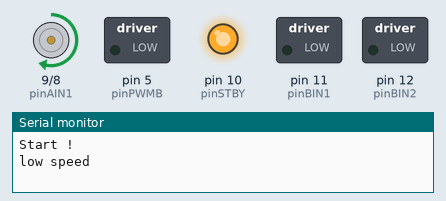
Recording of a sketch running on a simulated Arduino Uno, built with avr-gcc and run on an emulated ATmega328P. Parts: motor-driver pin pairs drawn as motors (green arrow = first pin HIGH = forward, orange = second pin HIGH = backward, longer = more drive, scaled by the enable pin, stopped while the standby pin is LOW), switched loads named in the sketch (green lamp = pin HIGH), output pins drawn as LEDs (lit = HIGH), the last lines printed to the serial monitor.

Above: at 2.5 s.
At 12.5 s:
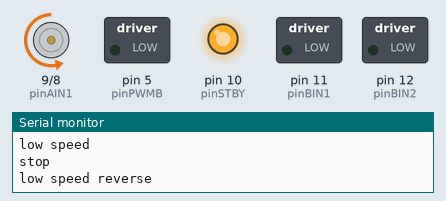
At 27.5 s:
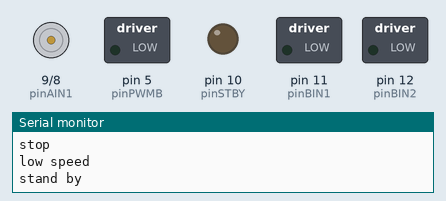
At 47.5 s:
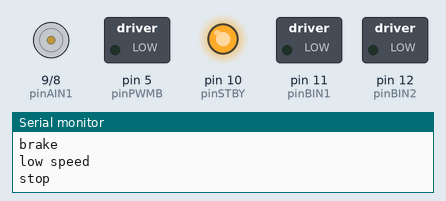
Timing chart, 0 to 52.0 s (numbered marks = the images above):
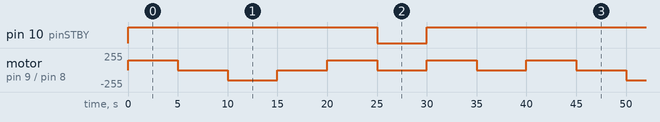

The sketch:

motor_control.ino
```cpp
/*
  Sample Code to run the Sparkfun TB6612FNG 1A Dual Motor Driver using Arduino UNO R3

  This code conducts a few simple manoeuvres to illustrate the functions:
  - motorDrive(motorNumber, motorDirection, motorSpeed)
  - motorBrake(motorNumber)
  - motorStop(motorNumber)
  - motorsStandby

  Connections:
  - Pin 3 ---> PWMA
  - Pin 8 ---> AIN2
  - Pin 9 ---> AIN1
  - Pin 10 ---> STBY
  - Pin 11 ---> BIN1
  - Pin 12 ---> BIN2
  - Pin 5 ---> PWMB

  - Motor 1: A01 and A02
  - Motor 2: B01 and B02

*/

//Define the Pins

//Motor 1
int pinAIN1 = 9; //Direction
int pinAIN2 = 8; //Direction
int pinPWMA = 3; //Speed

//Motor 2
int pinBIN1 = 11; //Direction
int pinBIN2 = 12; //Direction
int pinPWMB = 5; //Speed

//Standby
int pinSTBY = 10;

//Constants to help remember the parameters
static boolean turnCW = 0;  //for motorDrive function
static boolean turnCCW = 1; //for motorDrive function
static boolean motor1 = 0;  //for motorDrive, motorStop, motorBrake functions
static boolean motor2 = 1;  //for motorDrive, motorStop, motorBrake functions
static int veryLowSpeed = 150;
static int lowSpeed = 90;
static int normalSpeed = 125;

void setup()
{
  //Set the PIN Modes
  pinMode(pinPWMA, OUTPUT);
  pinMode(pinAIN1, OUTPUT);
  pinMode(pinAIN2, OUTPUT);

  pinMode(pinPWMB, OUTPUT);
  pinMode(pinBIN1, OUTPUT);
  pinMode(pinBIN2, OUTPUT);

  pinMode(pinSTBY, OUTPUT);

  //updateShiftRegister();
  Serial.begin(9600);

  while (! Serial); // Wait until Serial is ready - Leonardo
  Serial.println("Start !");
}

void loop()
{

  motorDrive(motor1, turnCW, veryLowSpeed);
  Serial.println("low speed");
  delay(5000);

  motorStop(motor1);
  Serial.println("stop");
  delay(5000);

  motorDrive(motor1, turnCCW, veryLowSpeed);
  Serial.println("low speed reverse");
  delay(5000);

  motorStop(motor1);
  Serial.println("stop");
  delay(5000);

  motorDrive(motor1, turnCW, veryLowSpeed);
  Serial.println("low speed");
  delay(5000);

  motorsStandby();
  Serial.println("stand by");
  delay(5000);

  motorDrive(motor1, turnCW, veryLowSpeed);
  Serial.println("low speed");
  delay(5000);

  motorBrake(motor1);
  Serial.println("brake");
  delay(5000);
}

void motorDrive(boolean motorNumber, boolean motorDirection, int motorSpeed)
{
  /*
    This Drives a specified motor, in a specific direction, at a specified speed:
    - motorNumber: motor1 or motor2 ---> Motor 1 or Motor 2
    - motorDirection: turnCW or turnCCW ---> clockwise or counter-clockwise
    - motorSpeed: 0 to 255 ---> 0 = stop / 255 = fast
  */

  boolean pinIn1;  //Relates to AIN1 or BIN1 (depending on the motor number specified)


  //Specify the Direction to turn the motor
  //Clockwise: AIN1/BIN1 = HIGH and AIN2/BIN2 = LOW
  //Counter-Clockwise: AIN1/BIN1 = LOW and AIN2/BIN2 = HIGH
  if (motorDirection == turnCW)
    pinIn1 = HIGH;
  else
    pinIn1 = LOW;

  //Select the motor to turn, and set the direction and the speed
  if (motorNumber == motor1)
  {
    digitalWrite(pinAIN1, pinIn1);
    digitalWrite(pinAIN2, !pinIn1);  //This is the opposite of the AIN1
    analogWrite(pinPWMA, motorSpeed);
  }
  else
  {
    digitalWrite(pinBIN1, pinIn1);
    digitalWrite(pinBIN2, !pinIn1);  //This is the opposite of the BIN1
    analogWrite(pinPWMB, motorSpeed);
  }


  //Finally , make sure STBY is disabled - pull it HIGH
  digitalWrite(pinSTBY, HIGH);

}

void motorBrake(boolean motorNumber)
{
  /*
    This "Short Brake"s the specified motor, by setting speed to zero
  */

  if (motorNumber == motor1)
    analogWrite(pinPWMA, 0);
  else
    analogWrite(pinPWMB, 0);

}


void motorStop(boolean motorNumber)
{
  /*
    This stops the specified motor by setting both IN pins to LOW
  */
  if (motorNumber == motor1) {
    digitalWrite(pinAIN1, LOW);
    digitalWrite(pinAIN2, LOW);
  }
  else
  {
    digitalWrite(pinBIN1, LOW);
    digitalWrite(pinBIN2, LOW);
  }
}


void motorsStandby()
{
  /*
    This puts the motors into Standby Mode
  */
  digitalWrite(pinSTBY, LOW);
}
```

Measured:
- by itself, pin 10 (pinSTBY): repeats every 40.0 s: LOW 5.0 s, HIGH 35.0 s
- by itself, motor on pin 9 (pinAIN1) / pin 8 (pinAIN2): repeats every 40.0 s: stopped 5.0 s, backward 150/255 5.0 s, 3 × (stopped 5.0 s, forward 150/255 5.0 s)
